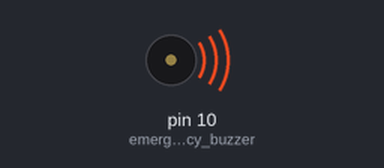
Simulated run of this sketch. Board: Arduino Uno, built with avr-gcc and run on an emulated ATmega328P. On the bench: buzzer (waves = sounding, pin HIGH).

Above: at 0.05 s.
Timing chart, 0 to 3.0 s (numbered marks = the images above):
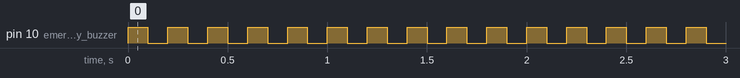

Measured:
- by itself, pin 10 (emergency_buzzer): alternates HIGH for 0.10 s and LOW for 0.10 s

The sketch:

Emergency_Buzzer.ino
```cpp
const int emergency_buzzer = 10;
void setup() {
  Serial.begin(115200);
  pinMode(emergency_buzzer, OUTPUT);
}

void loop() {
  digitalWrite(emergency_buzzer, HIGH);
  delay(100);
  digitalWrite(emergency_buzzer, LOW);
  delay(100);
}
```
